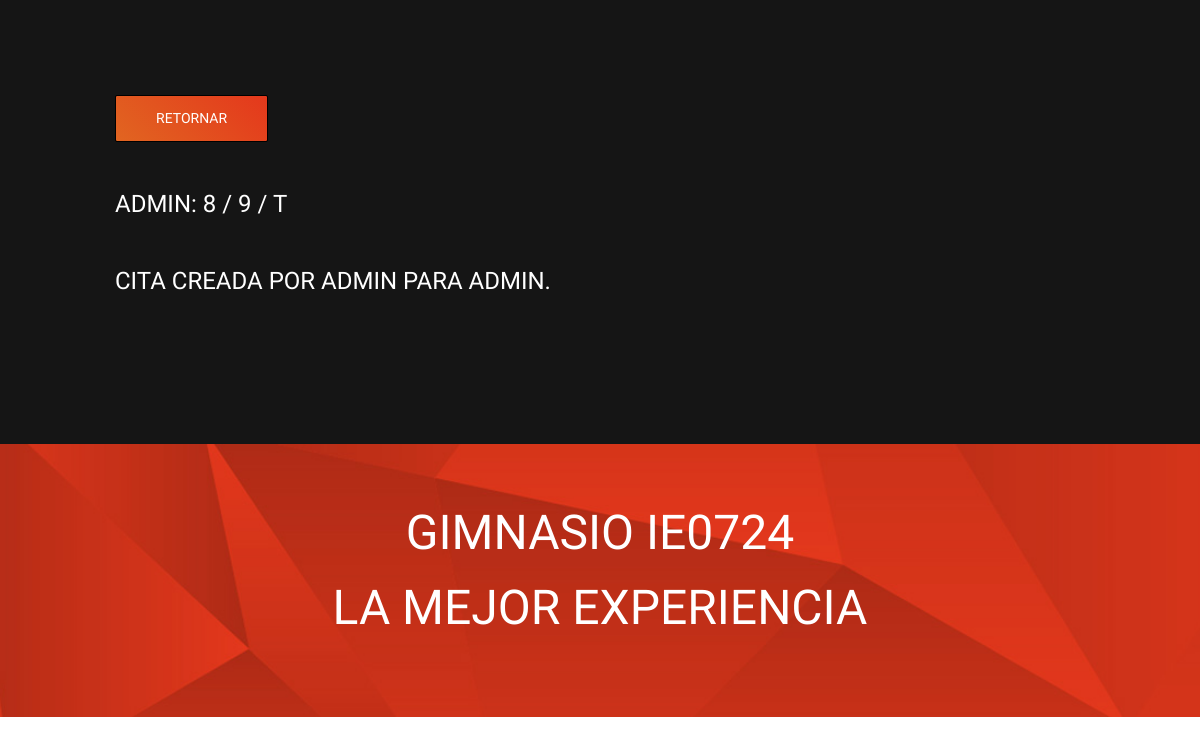
The page /appointment/13 (signed in) on the database its author committed.
### appointments/models.py (models this page shows, shortened)
class Appointments(models.Model):
    user = models.ForeignKey(User, on_delete = models.CASCADE, null = True, blank = True)
    day = models.PositiveIntegerField(choices=[(i, i) for i in range(1, 32)], blank=True)
    month = models.PositiveIntegerField(choices=[(i, i) for i in range(1, 13)], blank=True)
    hour = models.CharField(max_length=1, choices=HOURS)
    description = models.TextField(null=True, blank=True)
    complete = models.BooleanField(default=False)
    create = models.DateTimeField(auto_now_add=True) # Cuando se crea, lo guarda
    class Meta:
        ordering = ['-month'] # Ordenar por mes

### appointments/views.py (the view)
# urls.py: path('appointment/<int:pk>', AppointmentsDetail.as_view(), name = "appointment"), #Url para un appointment especifico
class AppointmentsDetail(LoginRequiredMixin, DetailView):
    model = Appointments
    context_object_name = 'appointment'
    template_name = 'appointments/appointment.html'

### appointments/templates/appointments/appointment.html (shortened to what this page needs)
{% load static %}
<!DOCTYPE html>
<html lang="zxx">
<head>
    <link rel="stylesheet" href={% static 'appointments/css/bootstrap.min.css' %} type="text/css">
    <link rel="stylesheet" href={% static 'appointments/css/font-awesome.min.css' %} type="text/css">
    <link rel="stylesheet" href={% static 'appointments/css/elegant-icons.css' %} type="text/css">
    <link rel="stylesheet" href={% static 'appointments/css/nice-select.css' %} type="text/css">
    <link rel="stylesheet" href={% static 'appointments/css/owl.carousel.min.css' %} type="text/css">
    <link rel="stylesheet" href={% static 'appointments/css/magnific-popup.css' %} type="text/css">
    <link rel="stylesheet" href={% static 'appointments/css/slicknav.min.css' %} type="text/css">
    <link rel="stylesheet" href={% static 'appointments/css/style.css' %} type="text/css">
</head>
<body>
    <section class="login contact-form">
        <section class="contact-section spad">
            <div class="container">
                <div class="row">
                    <div class="col-lg-8 offset-lg-1">
                        <div class="contact-form">
                            <form method="RETURN" action="{% url 'appointments' %}">
                                <div class="row">
                                    <div class="col-lg-12">
                                        <button type="submit" class="c-btn"> Retornar</button>
                                    </div>
                                </div>
                            </form>
                            <h4>{{appointment.user}}: {{appointment.day}} / {{appointment.month}} / {{appointment.hour}}</h4>
                            <h4>{{appointment.description}}</h4>
                        </div>
                    </div>
                </div>
            </div>
        </section>
    </section>
    <section class="classes-section">
        <div class="class-title set-bg" data-setbg={% static 'appointments/img/classes-title-bg.jpg' %}>
            <div class="container">
                <div class="row">
                    <div class="col-lg-7 m-auto text-center">
                        <div class="section-title pl-lg-4 pr-lg-4 pl-0 pr-0">
                            <h2>Gimnasio IE0724</h2>
                            <h2>LA MEJOR EXPERIENCIA</h2>
                        </div>
                    </div>
                </div>
            </div>
        </div>
    </section>
</body>
</html>

### static/appointments/css/style.css (style rules this page uses)
html, body { height: 100%; font-family: "Nunito Sans", sans-serif; -webkit-font-smoothing: antialiased; font-smoothing: antialiased; }
h1, h2, h3, h4, h5, h6 { margin: 0; color: #111111; font-weight: 400; font-family: "Oswald", sans-serif; }
h2 { font-size: 36px; }
h4 { font-size: 24px; }
.section-title h2 { color: #ffffff; font-size: 48px; font-weight: 600; margin-bottom: 18px; text-transform: uppercase; }
.set-bg { background-repeat: no-repeat; background-size: cover; background-position: top center; }
.spad { padding-top: 100px; padding-bottom: 100px; }
.classes-section { background: #151515; }
.class-title { padding-top: 60px; padding-bottom: 62px; }
.class-title .section-title h2 { font-weight: 500; }
.contact-section { background: #151515; padding-top: 95px; }
.contact-form h4 { color: #ffffff; text-transform: uppercase; font-weight: 500; margin-bottom: 48px; }
.contact-form form .c-btn { font-size: 14px; color: #ffffff; font-weight: 500; text-transform: uppercase; background: -o-linear-gradient(45deg, #e16521, #e4381C); background: linear-gradient(45deg, #e16521, #e4381C); padding: 12px 40px; border: none; font-family: "Oswald", sans-serif; border: 1px solid #000000; border-radius: 2px; }
@media only screen and (min-width: 1200px) { .container { max-width: 1200px; } }

### rows shown on the page
Appointments: user "ADMIN", day "8", month "9", hour "T", description "CITA CREADA POR ADMIN PARA ADMIN."
